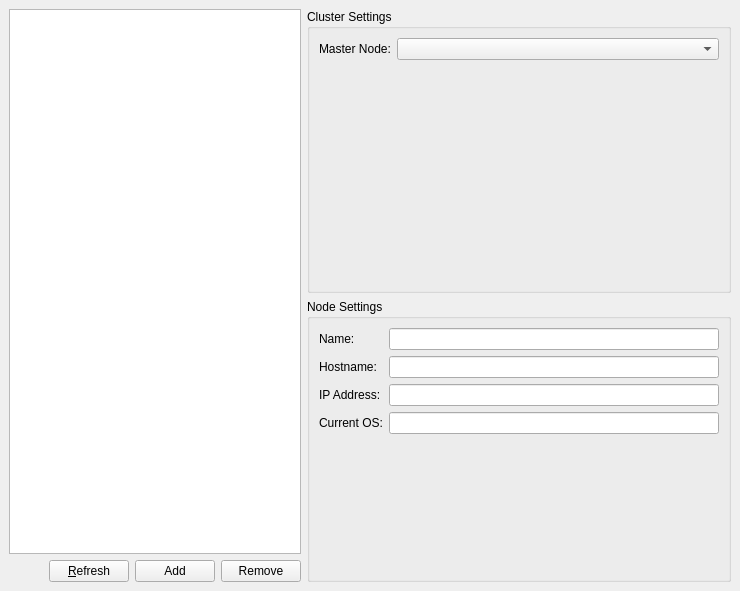
<ui version="4.0" >
 <author></author>
 <comment></comment>
 <exportmacro></exportmacro>
 <class>ClusterSettingsBase</class>
 <widget class="QWidget" name="ClusterSettingsBase" >
  <property name="geometry" >
   <rect>
    <x>0</x>
    <y>0</y>
    <width>740</width>
    <height>591</height>
   </rect>
  </property>
  <property name="windowTitle" >
   <string>Cluster Settings</string>
  </property>
  <layout class="QHBoxLayout" >
   <property name="margin" >
    <number>9</number>
   </property>
   <property name="spacing" >
    <number>6</number>
   </property>
   <item>
    <layout class="QVBoxLayout" >
     <property name="margin" >
      <number>0</number>
     </property>
     <property name="spacing" >
      <number>6</number>
     </property>
     <item>
      <widget class="QListView" name="mClusterListView" >
       <property name="sizePolicy" >
        <sizepolicy>
         <hsizetype>5</hsizetype>
         <vsizetype>5</vsizetype>
         <horstretch>0</horstretch>
         <verstretch>0</verstretch>
        </sizepolicy>
       </property>
      </widget>
     </item>
     <item>
      <layout class="QHBoxLayout" >
       <property name="margin" >
        <number>0</number>
       </property>
       <property name="spacing" >
        <number>6</number>
       </property>
       <item>
        <spacer>
         <property name="orientation" >
          <enum>Qt::Horizontal</enum>
         </property>
         <property name="sizeType" >
          <enum>QSizePolicy::Maximum</enum>
         </property>
         <property name="sizeHint" >
          <size>
           <width>40</width>
           <height>20</height>
          </size>
         </property>
        </spacer>
       </item>
       <item>
        <widget class="QPushButton" name="mRefreshButton" >
         <property name="text" >
          <string>&amp;Refresh</string>
         </property>
        </widget>
       </item>
       <item>
        <widget class="QPushButton" name="mAddBtn" >
         <property name="toolTip" >
          <string>&lt;html>&lt;head>&lt;meta name="qrichtext" content="1" />&lt;/head>&lt;body style=" white-space: pre-wrap; font-family:Sans Serif; font-size:9pt; font-weight:400; font-style:normal; text-decoration:none;">&lt;p style=" margin-top:0px; margin-bottom:0px; margin-left:0px; margin-right:0px; -qt-block-indent:0; text-indent:0px;">Add a cluster node.&lt;/p>&lt;/body>&lt;/html></string>
         </property>
         <property name="whatsThis" >
          <string>&lt;html>&lt;head>&lt;meta name="qrichtext" content="1" />&lt;/head>&lt;body style=" white-space: pre-wrap; font-family:Sans Serif; font-size:9pt; font-weight:400; font-style:normal; text-decoration:none;">&lt;p style=" margin-top:0px; margin-bottom:0px; margin-left:0px; margin-right:0px; -qt-block-indent:0; text-indent:0px;">Add a cluster node.&lt;/p>&lt;/body>&lt;/html></string>
         </property>
         <property name="text" >
          <string>Add</string>
         </property>
        </widget>
       </item>
       <item>
        <widget class="QPushButton" name="mRemoveBtn" >
         <property name="toolTip" >
          <string>&lt;html>&lt;head>&lt;meta name="qrichtext" content="1" />&lt;/head>&lt;body style=" white-space: pre-wrap; font-family:Sans Serif; font-size:9pt; font-weight:400; font-style:normal; text-decoration:none;">&lt;p style=" margin-top:0px; margin-bottom:0px; margin-left:0px; margin-right:0px; -qt-block-indent:0; text-indent:0px;">Remove selected cluster node.&lt;/p>&lt;/body>&lt;/html></string>
         </property>
         <property name="whatsThis" >
          <string>&lt;html>&lt;head>&lt;meta name="qrichtext" content="1" />&lt;/head>&lt;body style=" white-space: pre-wrap; font-family:Sans Serif; font-size:9pt; font-weight:400; font-style:normal; text-decoration:none;">&lt;p style=" margin-top:0px; margin-bottom:0px; margin-left:0px; margin-right:0px; -qt-block-indent:0; text-indent:0px;">Remove selected cluster node.&lt;/p>&lt;/body>&lt;/html></string>
         </property>
         <property name="text" >
          <string>Remove</string>
         </property>
        </widget>
       </item>
      </layout>
     </item>
    </layout>
   </item>
   <item>
    <layout class="QVBoxLayout" >
     <property name="margin" >
      <number>0</number>
     </property>
     <property name="spacing" >
      <number>6</number>
     </property>
     <item>
      <widget class="QGroupBox" name="mClusterGroup" >
       <property name="title" >
        <string>Cluster Settings</string>
       </property>
       <layout class="QGridLayout" >
        <property name="margin" >
         <number>9</number>
        </property>
        <property name="spacing" >
         <number>6</number>
        </property>
        <item row="0" column="1" >
         <widget class="QComboBox" name="mMasterCB" >
          <property name="sizePolicy" >
           <sizepolicy>
            <hsizetype>7</hsizetype>
            <vsizetype>0</vsizetype>
            <horstretch>0</horstretch>
            <verstretch>0</verstretch>
           </sizepolicy>
          </property>
         </widget>
        </item>
        <item row="0" column="0" >
         <widget class="QLabel" name="mMasterNodeLbl" >
          <property name="text" >
           <string>Master Node:</string>
          </property>
          <property name="buddy" >
           <cstring>mMasterCB</cstring>
          </property>
         </widget>
        </item>
        <item row="1" column="1" >
         <spacer>
          <property name="orientation" >
           <enum>Qt::Vertical</enum>
          </property>
          <property name="sizeHint" >
           <size>
            <width>20</width>
            <height>40</height>
           </size>
          </property>
         </spacer>
        </item>
       </layout>
      </widget>
     </item>
     <item>
      <widget class="QGroupBox" name="mNodeGroup" >
       <property name="title" >
        <string>Node Settings</string>
       </property>
       <layout class="QGridLayout" >
        <property name="margin" >
         <number>9</number>
        </property>
        <property name="spacing" >
         <number>6</number>
        </property>
        <item row="4" column="1" >
         <spacer>
          <property name="orientation" >
           <enum>Qt::Vertical</enum>
          </property>
          <property name="sizeHint" >
           <size>
            <width>305</width>
            <height>91</height>
           </size>
          </property>
         </spacer>
        </item>
        <item row="0" column="1" >
         <widget class="QLineEdit" name="mNameEdit" />
        </item>
        <item row="0" column="0" >
         <widget class="QLabel" name="mNameLbl" >
          <property name="text" >
           <string>Name:</string>
          </property>
         </widget>
        </item>
        <item row="1" column="1" >
         <widget class="QLineEdit" name="mHostnameEdit" >
          <property name="readOnly" >
           <bool>false</bool>
          </property>
         </widget>
        </item>
        <item row="1" column="0" >
         <widget class="QLabel" name="mHostnameLbl" >
          <property name="text" >
           <string>Hostname:</string>
          </property>
          <property name="buddy" >
           <cstring>mHostnameEdit</cstring>
          </property>
         </widget>
        </item>
        <item row="2" column="1" >
         <widget class="QLineEdit" name="mIpAddressEdit" >
          <property name="readOnly" >
           <bool>true</bool>
          </property>
         </widget>
        </item>
        <item row="2" column="0" >
         <widget class="QLabel" name="mIpAddressLbl" >
          <property name="text" >
           <string>IP Address:</string>
          </property>
          <property name="buddy" >
           <cstring>mIpAddressEdit</cstring>
          </property>
         </widget>
        </item>
        <item row="3" column="0" >
         <widget class="QLabel" name="mCurrentOsLbl" >
          <property name="text" >
           <string>Current OS:</string>
          </property>
          <property name="buddy" >
           <cstring>mCurrentOsEdit</cstring>
          </property>
         </widget>
        </item>
        <item row="3" column="1" >
         <widget class="QLineEdit" name="mCurrentOsEdit" >
          <property name="readOnly" >
           <bool>true</bool>
          </property>
         </widget>
        </item>
       </layout>
      </widget>
     </item>
    </layout>
   </item>
  </layout>
 </widget>
 <pixmapfunction></pixmapfunction>
 <tabstops>
  <tabstop>mClusterListView</tabstop>
  <tabstop>mRefreshButton</tabstop>
  <tabstop>mAddBtn</tabstop>
  <tabstop>mRemoveBtn</tabstop>
  <tabstop>mMasterCB</tabstop>
  <tabstop>mNameEdit</tabstop>
  <tabstop>mHostnameEdit</tabstop>
  <tabstop>mIpAddressEdit</tabstop>
  <tabstop>mCurrentOsEdit</tabstop>
 </tabstops>
 <resources>
  <include location="../ClusterControlResource.qrc" />
  <include location="ClusterSettingsResource.qrc" />
 </resources>
 <connections/>
</ui>
